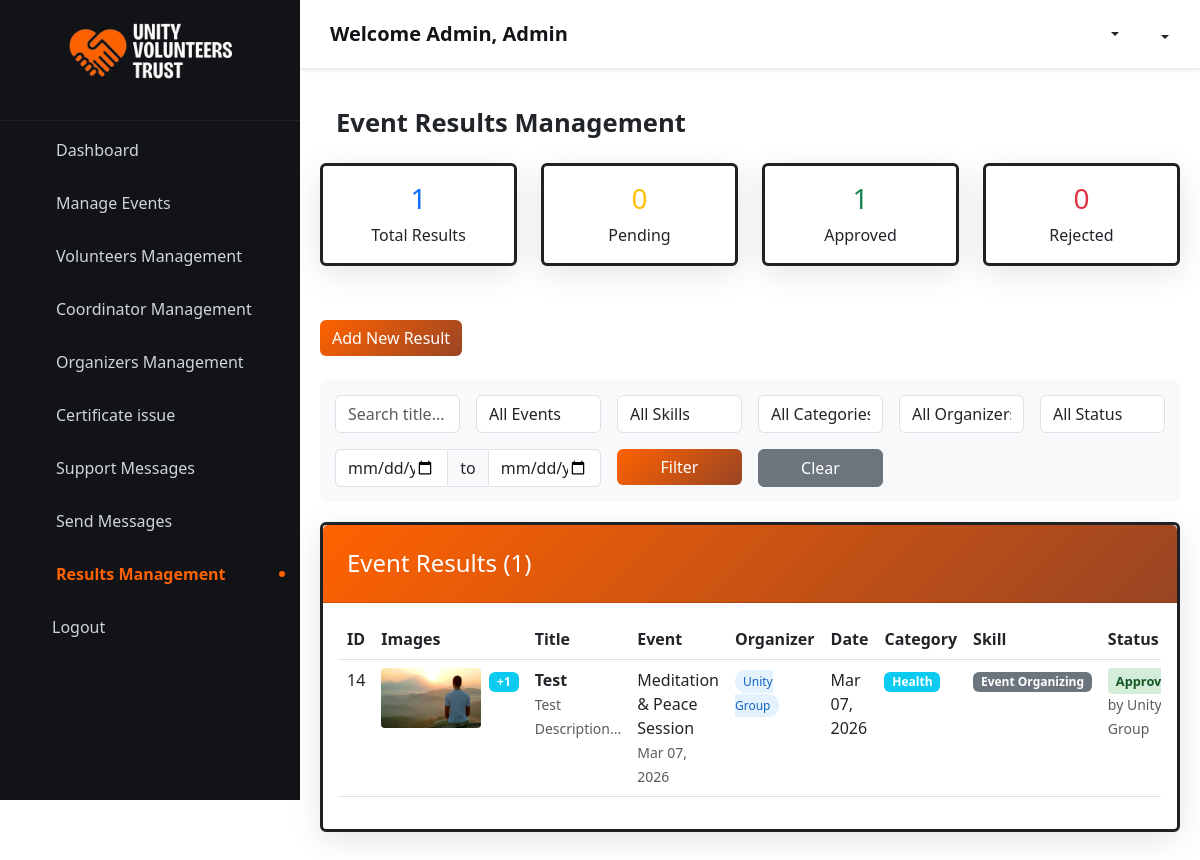
Page /presentation/results_management.php (signed in) on the committed database.
### tables this page shows
CREATE TABLE IF NOT EXISTS `event_results` (
  `resultId` int NOT NULL AUTO_INCREMENT,
  `eventId` int NOT NULL,
  `organizerId` int DEFAULT NULL,
  `resultTitle` varchar(255) NOT NULL,
  `description` text NOT NULL,
  `resultDate` date NOT NULL,
  `skillId` int DEFAULT NULL,
  `resultImage` varchar(500) DEFAULT NULL,
  `resultImage2` varchar(500) DEFAULT NULL,
  `resultImage3` varchar(500) DEFAULT NULL,
  `resultImage4` varchar(500) DEFAULT NULL,
  `resultImage5` varchar(500) DEFAULT NULL,
  `addedBy` int NOT NULL,
  `approvalStatus` enum('Pending','Approved','Rejected') DEFAULT 'Pending',
  `approvedBy` int DEFAULT NULL,
  `approvalNotes` text,
  `approvedDate` datetime DEFAULT NULL,
  `createdDate` timestamp NULL DEFAULT CURRENT_TIMESTAMP,
  `updatedDate` timestamp NULL DEFAULT CURRENT_TIMESTAMP ON UPDATE CURRENT_TIMESTAMP,
  PRIMARY KEY (`resultId`),
  KEY `skillId` (`skillId`),
  KEY `approvedBy` (`approvedBy`),
  KEY `idx_event_results_status` (`approvalStatus`),
  KEY `idx_event_results_date` (`resultDate`),
  KEY `idx_event_results_event` (`eventId`),
  KEY `idx_event_results_addedby` (`addedBy`),
  KEY `organizerId` (`organizerId`)
);

CREATE TABLE IF NOT EXISTS `events` (
  `eventId` int NOT NULL AUTO_INCREMENT,
  `eventName` varchar(200) NOT NULL,
  `eventDescription` text,
  `category` varchar(100) DEFAULT NULL,
  `location` varchar(150) DEFAULT NULL,
  `googleMapLink` varchar(255) DEFAULT NULL,
  `startDate` date NOT NULL,
  `endDate` date NOT NULL,
  `startTime` time DEFAULT NULL,
  `endTime` time DEFAULT NULL,
  `maxVolunteers` int DEFAULT '0',
  `requiredSkillId` int DEFAULT NULL,
  `eventImage` varchar(255) DEFAULT NULL,
  `createdBy` int NOT NULL,
  `createdAt` timestamp NULL DEFAULT CURRENT_TIMESTAMP,
  `status` enum('Active','Cancelled') DEFAULT 'Active',
  PRIMARY KEY (`eventId`),
  KEY `idx_requiredSkillId` (`requiredSkillId`),
  KEY `idx_createdBy` (`createdBy`),
  KEY `idx_dates` (`startDate`,`endDate`),
  KEY `idx_status` (`status`)
);

CREATE TABLE IF NOT EXISTS `users` (
  `userId` int NOT NULL AUTO_INCREMENT,
  `name` varchar(100) NOT NULL,
  `email` varchar(100) NOT NULL,
  `password` varchar(255) NOT NULL,
  `telephoneNo` varchar(20) DEFAULT NULL,
  `location` varchar(100) DEFAULT NULL,
  `gender` enum('Male','Female','Other','Prefer not to say') NOT NULL,
  `role` enum('Volunteer','Admin','Coordinator','Organizer','Volunteer+Organizer') DEFAULT 'Volunteer',
  PRIMARY KEY (`userId`),
  UNIQUE KEY `email` (`email`)
);

CREATE TABLE IF NOT EXISTS `skills` (
  `skillId` int NOT NULL AUTO_INCREMENT,
  `skillName` varchar(50) NOT NULL,
  PRIMARY KEY (`skillId`),
  UNIQUE KEY `skillName` (`skillName`)
);

### presentation/results_management.php (the view, shortened to what the rows shown need)
<?php
require_once __DIR__ . "/../business_logic/resultsLogic.php";
$resultsLogic = new ResultsLogic();
$filters = [];
$resultsData = $resultsLogic->getResults($filters);
$results = $resultsData['results'];
?>
<!DOCTYPE html>
<html lang="en">
<head>
    <link rel="stylesheet" href="../assets/css/a9.css">
    <link rel="stylesheet" href="../assets/css/result_management.css">
    <link href="https://cdn.jsdelivr.net/npm/bootstrap@5.3.0/dist/css/bootstrap.min.css" rel="stylesheet">
    <link href="https://cdn.jsdelivr.net/npm/remixicon@3.5.0/fonts/remixicon.css" rel="stylesheet">
</head>
<body>
    <div class="main-content" id="mainContent">
        <div class="container1">
            <h1 class="text-left page-title mb-4">
                <i class="ri-file-chart-line"></i> Event Results Management
            </h1>
            <div class="card">
                <div class="card-body">
                    <div class="table-container">
                        <table class="table table-hover">
                            <thead>
                                <tr>
                                    <th>ID</th>
                                    <th>Images</th>
                                    <th>Title</th>
                                    <th>Event</th>
                                    <th>Organizer</th>
                                    <th>Date</th>
                                    <th>Category</th>
                                    <th>Skill</th>
                                    <th>Status</th>
                                </tr>
                            </thead>
                            <tbody>
                                <?php if (empty($results)): ?>
                                    <tr>
                                        <td colspan="10" class="text-center text-muted">No results found</td>
                                    </tr>
                                <?php else: ?>
                                    <?php foreach ($results as $result): ?>
                                        <tr>
                                            <td><?= $result['resultId'] ?></td>
                                            <td>
                                                <?php
                                                $imageCount = 0;
                                                for ($i = 1; $i <= 5; $i++) {
                                                    $fieldName = $i == 1 ? 'resultImage' : 'resultImage' . $i;
                                                    if (!empty($result[$fieldName])) {
                                                        $imageCount++;
                                                    }
                                                }
                                                if ($imageCount > 0): ?>
                                                    <div class="d-flex">
                                                        <?php
                                                        $mainImage = $result['resultImage'];
                                                        if ($mainImage): ?>
                                                            <img src="../<?= htmlspecialchars($mainImage) ?>"
                                                                 alt="Result" class="result-image me-1">
                                                        <?php endif; ?>
                                                        <?php if ($imageCount > 1): ?>
                                                            <div class="ms-1">
                                                                <span class="badge bg-info">+<?= $imageCount - 1 ?></span>
                                                            </div>
                                                        <?php endif; ?>
                                                    </div>
                                                <?php else: ?>
                                                    <span class="text-muted">No images</span>
                                                <?php endif; ?>
                                            </td>
                                            <td>
                                                <strong><?= htmlspecialchars($result['resultTitle']) ?></strong><br>
                                                <small class="text-muted"><?= htmlspecialchars(substr($result['description'] ?? '', 0, 50)) ?>...</small>
                                            </td>
                                            <td>
                                                <?= htmlspecialchars($result['eventName'] ?? 'N/A') ?><br>
                                                <small class="text-muted"><?= date('M d, Y', strtotime($result['eventStartDate'] ?? '')) ?></small>
                                            </td>
                                            <td>
                                                <?php if (!empty($result['organizerName'])): ?>
                                                    <span class="organizer-badge">
                                                        <i class="ri-user-star-line"></i> <?= htmlspecialchars($result['organizerName']) ?>
                                                    </span>
                                                <?php else: ?>
                                                    <span class="text-muted">N/A</span>
                                                <?php endif; ?>
                                            </td>
                                            <td><?= date('M d, Y', strtotime($result['resultDate'])) ?></td>
                                            <td>
                                                <?php if (!empty($result['category'])): ?>
                                                    <span class="badge bg-info"><?= htmlspecialchars($result['category']) ?></span>
                                                <?php else: ?>
                                                    <span class="text-muted">N/A</span>
                                                <?php endif; ?>
                                            </td>
                                            <td>
                                                <?php if (!empty($result['skillName'])): ?>
                                                    <span class="badge bg-secondary"><?= htmlspecialchars($result['skillName']) ?></span>
                                                <?php else: ?>
                                                    <span class="text-muted">N/A</span>
                                                <?php endif; ?>
                                            </td>
                                            <td>
                                                <?php if ($result['approvalStatus'] === 'Pending'): ?>
                                                    <span class="status-badge status-pending">Pending</span>
                                                <?php elseif ($result['approvalStatus'] === 'Approved'): ?>
                                                    <span class="status-badge status-approved">Approved</span>
                                                <?php else: ?>
                                                    <span class="status-badge status-rejected">Rejected</span>
                                                <?php endif; ?>
                                                <br>
                                                <small class="text-muted">by <?= htmlspecialchars($result['addedByName'] ?? '') ?></small>
                                            </td>
                                        </tr>
                                    <?php endforeach; ?>
                                <?php endif; ?>
                            </tbody>
                        </table>
                    </div>
                </div>
            </div>
        </div>
    </div>
</body>
</html>

### rows in the picture
event_results: resultId "14", resultImage (picture), imageCount "1", resultTitle "Test", description "Test Description", eventId.eventName "Meditation & Peace Session", eventId.startDate "Mar 07, 2026", users.name "Unity Group", resultDate "Mar 07, 2026", eventId.category "Health", skillId.skillName "Event Organizing", approvalStatus "Approved"

### other values in the picture
$role "Admin"
$name "Admin"
$stats['stats']['total'] "1"
$stats['stats']['pending'] "0"
$stats['stats']['approved'] "1"
$stats['stats']['rejected'] "0"
count($results) "1"
